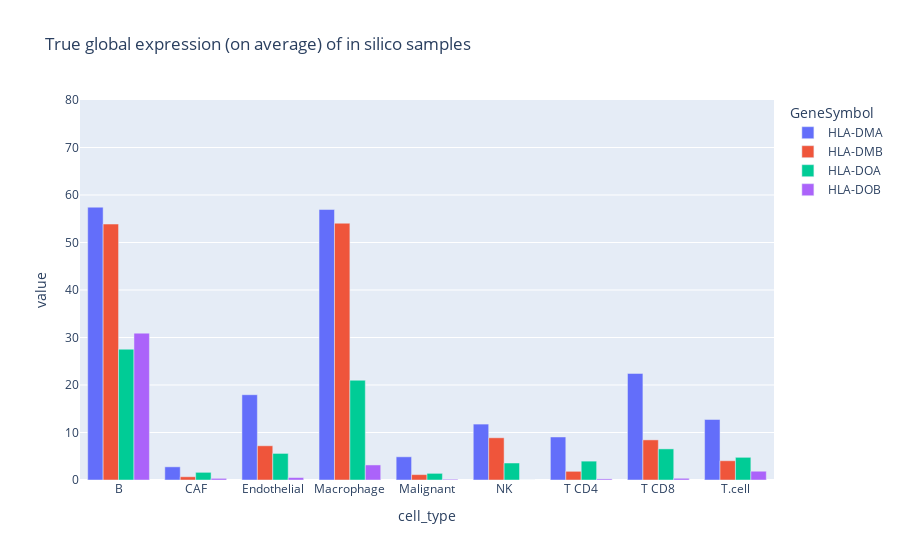

Notebook code cell kept with this figure:
### Code cell
fig = px.bar(
    true_geps_on_average.loc[example_genes[0:4]].T,
    barmode="group",
    title="True global expression (on average) of in silico samples",
)
fig.update_yaxes(range=[0, 80])

### Figure 1 — Plotly figure (JSON) as saved in the notebook; plotly's stock layout.template omitted (floating-point values rounded to 4 significant figures)
{"data": [{"alignmentgroup": "True", "hovertemplate": "GeneSymbol=HLA-DMA<br>cell_type=%{x}<br>value=%{y}<extra></extra>", "legendgroup": "HLA-DMA", "marker": {"color": "#636efa", "pattern": {"shape": ""}}, "name": "HLA-DMA", "offsetgroup": "HLA-DMA", "orientation": "v", "showlegend": true, "textposition": "auto", "type": "bar", "x": ["B", "CAF", "Endothelial", "Macrophage", "Malignant", "NK", "T CD4", "T CD8", "T.cell"], "xaxis": "x", "y": [57.43, 2.775, 17.96, 56.94, 4.884, 11.77, 9.059, 22.44, 12.74], "yaxis": "y"}, {"alignmentgroup": "True", "hovertemplate": "GeneSymbol=HLA-DMB<br>cell_type=%{x}<br>value=%{y}<extra></extra>", "legendgroup": "HLA-DMB", "marker": {"color": "#EF553B", "pattern": {"shape": ""}}, "name": "HLA-DMB", "offsetgroup": "HLA-DMB", "orientation": "v", "showlegend": true, "textposition": "auto", "type": "bar", "x": ["B", "CAF", "Endothelial", "Macrophage", "Malignant", "NK", "T CD4", "T CD8", "T.cell"], "xaxis": "x", "y": [53.89, 0.6813, 7.206, 54.06, 1.135, 8.889, 1.827, 8.445, 4.055], "yaxis": "y"}, {"alignmentgroup": "True", "hovertemplate": "GeneSymbol=HLA-DOA<br>cell_type=%{x}<br>value=%{y}<extra></extra>", "legendgroup": "HLA-DOA", "marker": {"color": "#00cc96", "pattern": {"shape": ""}}, "name": "HLA-DOA", "offsetgroup": "HLA-DOA", "orientation": "v", "showlegend": true, "textposition": "auto", "type": "bar", "x": ["B", "CAF", "Endothelial", "Macrophage", "Malignant", "NK", "T CD4", "T CD8", "T.cell"], "xaxis": "x", "y": [27.54, 1.613, 5.597, 21.0, 1.4, 3.578, 3.972, 6.55, 4.774], "yaxis": "y"}, {"alignmentgroup": "True", "hovertemplate": "GeneSymbol=HLA-DOB<br>cell_type=%{x}<br>value=%{y}<extra></extra>", "legendgroup": "HLA-DOB", "marker": {"color": "#ab63fa", "pattern": {"shape": ""}}, "name": "HLA-DOB", "offsetgroup": "HLA-DOB", "orientation": "v", "showlegend": true, "textposition": "auto", "type": "bar", "x": ["B", "CAF", "Endothelial", "Macrophage", "Malignant", "NK", "T CD4", "T CD8", "T.cell"], "xaxis": "x", "y": [30.91, 0.3456, 0.5085, 3.168, 0.1599, 0, 0.2324, 0.359, 1.846], "yaxis": "y"}], "layout": {"barmode": "group", "legend": {"title": {"text": "GeneSymbol"}, "tracegroupgap": 0}, "title": {"text": "True global expression (on average) of in silico samples"}, "xaxis": {"anchor": "y", "domain": [0, 1], "title": {"text": "cell_type"}}, "yaxis": {"anchor": "x", "domain": [0, 1], "range": [0, 80], "title": {"text": "value"}}}}
